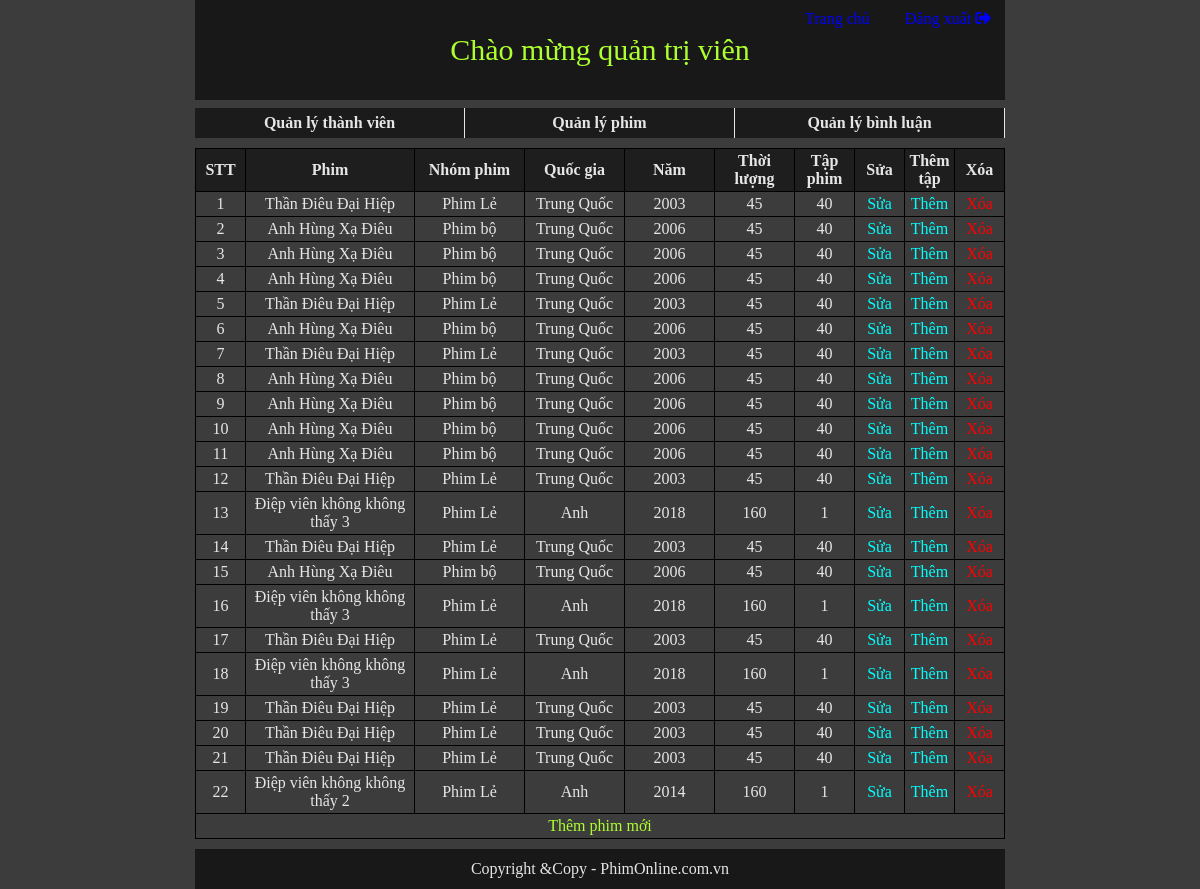
Screenshot of /Sources/php/Admin/list_movie.php (signed in) with the database file from the repository.
### tables this page shows
CREATE TABLE `movie` (
  `movieID` int(10) UNSIGNED NOT NULL,
  `movieName` varchar(50) NOT NULL,
  `movieNation` varchar(20) NOT NULL,
  `movieYear` year(4) NOT NULL,
  `movieTime` varchar(50) NOT NULL,
  `movieNumber` int(5) NOT NULL,
  `groupID` int(10) UNSIGNED NOT NULL,
  `image` varchar(1000) NOT NULL,
  `movieContent` text NOT NULL,
  `view` int(20) NOT NULL DEFAULT '0'
);

CREATE TABLE `moviegroup` (
  `groupID` int(10) UNSIGNED NOT NULL,
  `groupName` varchar(50) NOT NULL
);

### Sources/php/Admin/list_movie.php (the view, shortened to what this page needs)
<?php
    if(isset($_SESSION['username'])){
        if($_SESSION['level']!=0){
?>
<?php
    require("header.php");
?>
    <div id="wrapper">
        <table>
            <tr style="background-color: rgba(0, 0, 0, 0.5); color: #e6e6e6;">
                <th style="width: 50px;">STT</th>
                <th>Phim</th>
                <th style="width: 110px;">Nhóm phim</th>
                <th style="width: 100px;">Quốc gia</th>
                <th style="width: 90px;">Năm</th>
                <th style="width: 80px;">Thời lượng</th>
                <th style="width: 60px;">Tập phim</th>
                <th style="width: 50px;">Sửa</th>
                <th style="width: 50px;">Thêm tập</th>
                <th style="width: 50px;">Xóa</th>
            </tr>
            <?php
                $STT = 1;
                require("../library/config.php");
                $sql = "SELECT movie.movieID, movie.movieName, movie.movieNation, movie.movieYear, movie.movieTime, movie.movieNumber, movie.movieContent, moviegroup.groupName FROM `movie`, `moviegroup` WHERE movie.groupID=moviegroup.groupID";
                $result = mysqli_query($conn, $sql);
                while ($data = mysqli_fetch_assoc($result)){
                    echo"<tr>";
                        echo"<td>$STT</td>";
                        echo"<td>$data[movieName]</td>";
                        echo"<td>$data[groupName]</td>";
                        echo"<td>$data[movieNation]</td>";
                        echo"<td>$data[movieYear]</td>";
                        echo"<td>$data[movieTime]</td>";
                        echo"<td>$data[movieNumber]</td>";
                        echo"<td><a href='edit_movie.php?id=$data[movieID]' style='color: aqua;'>Sửa</a></td>";
                        echo"<td><a href='add_film.php?id=$data[movieID]' style='color: aqua;'>Thêm</a></td>";
                        echo"<td><a href='del_movie.php?id=$data[movieID]' onclick = 'return show_confirm_delmovie();' style='color: red;'>Xóa</a></td>";
                    echo"</tr>";
                    $STT++;
                }
            ?>
            <tr>
                <td colspan="10"><a href="add_movie.php" style="color: greenyellow;">Thêm phim mới</a></td>
            </tr>
        </table>
    </div>
<?php
    require("footer.php");
?>
<?php
      }else{
        header("location:../templates/home.php");
    }
    }
    else {
        header("location:../templates/index.php");
        exit();
    }
?>

### Sources/php/Admin/style.css (style rules this page uses)
* { padding: 0px; margin: 0px; box-sizing: border-box; }
body { width: 810px; margin: auto; background-color: rgb(60, 60, 60); }
#wrapper table { border-collapse: collapse; margin-top: 10px; width: 810px; text-align: center; }
#wrapper table tr { border: 1px solid black; line-height: center; }
#wrapper table th { border: 1px solid black; line-height: center; padding: 3px; }
#wrapper table td { border: 1px solid black; line-height: center; color: #e6e6e6; padding: 3px; }
#wrapper a { color: white; text-decoration: none; }

### rows the page displays
movie: movieName "Thần Điêu Đại Hiệp", groupID.groupName "Phim Lẻ", movieNation "Trung Quốc", movieYear "2003", movieTime "45", movieNumber "40"
movie: movieName "Anh Hùng Xạ Điêu", groupID.groupName "Phim bộ", movieNation "Trung Quốc", movieYear "2006", movieTime "45", movieNumber "40"
movie: movieName "Anh Hùng Xạ Điêu", groupID.groupName "Phim bộ", movieNation "Trung Quốc", movieYear "2006", movieTime "45", movieNumber "40"
movie: movieName "Anh Hùng Xạ Điêu", groupID.groupName "Phim bộ", movieNation "Trung Quốc", movieYear "2006", movieTime "45", movieNumber "40"
movie: movieName "Thần Điêu Đại Hiệp", groupID.groupName "Phim Lẻ", movieNation "Trung Quốc", movieYear "2003", movieTime "45", movieNumber "40"
movie: movieName "Anh Hùng Xạ Điêu", groupID.groupName "Phim bộ", movieNation "Trung Quốc", movieYear "2006", movieTime "45", movieNumber "40"
movie: movieName "Thần Điêu Đại Hiệp", groupID.groupName "Phim Lẻ", movieNation "Trung Quốc", movieYear "2003", movieTime "45", movieNumber "40"
movie: movieName "Anh Hùng Xạ Điêu", groupID.groupName "Phim bộ", movieNation "Trung Quốc", movieYear "2006", movieTime "45", movieNumber "40"
movie: movieName "Anh Hùng Xạ Điêu", groupID.groupName "Phim bộ", movieNation "Trung Quốc", movieYear "2006", movieTime "45", movieNumber "40"
movie: movieName "Anh Hùng Xạ Điêu", groupID.groupName "Phim bộ", movieNation "Trung Quốc", movieYear "2006", movieTime "45", movieNumber "40"
movie: movieName "Anh Hùng Xạ Điêu", groupID.groupName "Phim bộ", movieNation "Trung Quốc", movieYear "2006", movieTime "45", movieNumber "40"
movie: movieName "Thần Điêu Đại Hiệp", groupID.groupName "Phim Lẻ", movieNation "Trung Quốc", movieYear "2003", movieTime "45", movieNumber "40"
movie: movieName "Điệp viên không không thấy 3", groupID.groupName "Phim Lẻ", movieNation "Anh", movieYear "2018", movieTime "160", movieNumber "1"
movie: movieName "Thần Điêu Đại Hiệp", groupID.groupName "Phim Lẻ", movieNation "Trung Quốc", movieYear "2003", movieTime "45", movieNumber "40"
movie: movieName "Anh Hùng Xạ Điêu", groupID.groupName "Phim bộ", movieNation "Trung Quốc", movieYear "2006", movieTime "45", movieNumber "40"
movie: movieName "Điệp viên không không thấy 3", groupID.groupName "Phim Lẻ", movieNation "Anh", movieYear "2018", movieTime "160", movieNumber "1"
movie: movieName "Thần Điêu Đại Hiệp", groupID.groupName "Phim Lẻ", movieNation "Trung Quốc", movieYear "2003", movieTime "45", movieNumber "40"
movie: movieName "Điệp viên không không thấy 3", groupID.groupName "Phim Lẻ", movieNation "Anh", movieYear "2018", movieTime "160", movieNumber "1"
movie: movieName "Thần Điêu Đại Hiệp", groupID.groupName "Phim Lẻ", movieNation "Trung Quốc", movieYear "2003", movieTime "45", movieNumber "40"
movie: movieName "Thần Điêu Đại Hiệp", groupID.groupName "Phim Lẻ", movieNation "Trung Quốc", movieYear "2003", movieTime "45", movieNumber "40"
movie: movieName "Thần Điêu Đại Hiệp", groupID.groupName "Phim Lẻ", movieNation "Trung Quốc", movieYear "2003", movieTime "45", movieNumber "40"
movie: movieName "Điệp viên không không thấy 2", groupID.groupName "Phim Lẻ", movieNation "Anh", movieYear "2014", movieTime "160", movieNumber "1"
